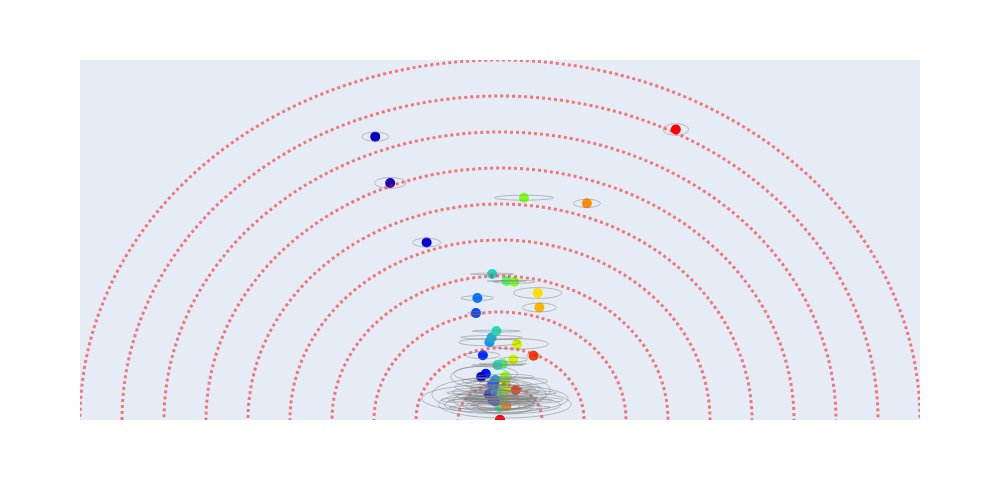

Notebook code for this chart:
### Code cell
fv.plot(dynamic=True, confidence=True, path='image_dir/bankrupcy.html')

### Figure 1 — Plotly figure (JSON) as saved in the notebook; plotly's stock layout.template omitted (floating-point values rounded to 4 significant figures; data arrays with more than 128 entries replaced by an {"elided": "..."} marker saying what was removed)
{"data": [{"customdata": {"elided": "66x4 mixed values"}, "hovertemplate": "<b>%{hovertext}</b><br><br><extra></extra>", "hovertext": ["net profit / total assets ", "total liabilities / total assets ", "working capital / total assets ", "current assets / short-term liabilities ", "[(cash + short-term securities + receivables - short-term liabilities) / (operating expenses - depreciation)] * 365 ", "retained earnings / total assets ", "EBIT / total assets ", "book value of equity / total liabilities ", "sales / total assets ", "equity / total assets ", "(gross profit + extraordinary items + financial expenses) / total assets ", "gross profit / short-term liabilities ", "(gross profit + depreciation) / sales ", "(gross profit + interest) / total assets ", "(total liabilities * 365) / (gross profit + depreciation) ", "(gross profit + depreciation) / total liabilities ", "total assets / total liabilities ", "gross profit / total assets ", "gross profit / sales ", "(inventory * 365) / sales ", "sales (n) / sales (n-1) ", "profit on operating activities / total assets ", "net profit / sales ", "gross profit (in 3 years) / total assets ", "(equity - share capital) / total assets ", "(net profit + depreciation) / total liabilities ", "profit on operating activities / financial expenses ", "working capital / fixed assets ", "logarithm of total assets ", "(total liabilities - cash) / sales ", "(gross profit + interest) / sales ", "(current liabilities * 365) / cost of products sold ", "operating expenses / short-term liabilities ", "operating expenses / total liabilities ", "profit on sales / total assets ", "total sales / total assets ", "(current assets - inventories) / long-term liabilities ", "constant capital / total assets ", "profit on sales / sales ", "(current assets - inventory - receivables) / short-term liabilities ", "total liabilities / ((profit on operating activities + depreciation) * (12/365)) ", "profit on operating activities / sales ", "rotation receivables + inventory turnover in days ", "(receivables * 365) / sales ", "net profit / inventory ", "(current assets - inventory) / short-term liabilities ", "(inventory * 365) / cost of products sold ", "EBITDA (profit on operating activities - depreciation) / total assets ", "EBITDA (profit on operating activities - depreciation) / sales ", "current assets / total liabilities ", "short-term liabilities / total assets ", "(short-term liabilities * 365) / cost of products sold) ", "equity / fixed assets ", "constant capital / fixed assets ", "working capital ", "(sales - cost of products sold) / sales ", "(current assets - inventory - short-term liabilities) / (sales - gross profit - depreciation) ", "total costs /total sales ", "long-term liabilities / equity ", "sales / inventory ", "sales / receivables ", "(short-term liabilities *365) / sales ", "sales / short-term liabilities ", "sales / fixed assets", "origin", ""], "legendgroup": "", "marker": {"color": [-0.2572, 0.04046, 0.1371, 0.04501, -0.03818, 0.3311, 0.008234, -0.116, 0.2912, -0.087, 0.422, -0.1904, -0.3407, 0.01702, -0.09866, -0.3779, -0.04603, -0.1219, -0.3587, 0.1972, -0.0298, -0.05402, -0.2233, 0.07056, 0.09219, -0.3609, 0.2495, 0.2633, 0.4212, -0.3185, -0.1982, -0.1677, -0.1884, 0.4785, -0.03497, -0.2527, 0.1427, 0.1902, -0.1578, 0.07011, 0.09826, -0.3557, 0.08129, 0.02226, -0.1344, 0.08817, 0.1501, 0.3643, -0.01197, -0.1621, 0.1856, -0.308, 0.1804, 0.1015, 0.1093, 0.05454, -0.04807, 0.1645, 0.183, 0.3327, 0.02373, -0.1897, -0.1546, -0.2236, -0.4785, 0.4785], "coloraxis": "coloraxis", "size": 10, "symbol": "circle"}, "mode": "markers", "name": "", "orientation": "v", "showlegend": false, "textfont": {"size": 15}, "type": "scatter", "x": [-0.03722, 0.01719, 0.006326, 0.007712, -0.006405, 0.2275, 0.0004954, -0.02766, 0.103, -0.02201, 0.04097, -0.06297, -0.1922, 0.001046, -0.01213, -0.2876, -0.02055, -0.009557, -0.04937, 0.008286, -0.001681, -0.003625, -0.04493, 0.006756, 0.06279, -0.3267, 0.09888, 0.0129, 0.08792, -0.02505, -0.01316, -0.01704, -0.014, 0.4605, -0.009505, -0.01551, 0.006146, 0.04477, -0.05927, 0.003, 0.013, -0.02916, 0.004937, 0.001426, -0.01168, 0.03736, 0.006999, 0.01642, -0.0004691, -0.01128, 0.03468, -0.01938, 0.009084, 0.006911, 0.01303, 0.004537, -0.00287, 0.01538, 0.01271, 0.0153, 0.001596, -0.02068, -0.01739, -0.0132, 0, 0], "xaxis": "x", "y": [0.1415, 0.4246, 0.04585, 0.1712, 0.1677, 0.662, 0.06016, 0.2375, 0.3437, 0.2523, 0.09125, 0.3266, 0.5421, 0.06144, 0.1226, 0.7243, 0.4462, 0.078, 0.1317, 0.04147, 0.0564, 0.06703, 0.1978, 0.09559, 0.6792, 0.8658, 0.388, 0.04787, 0.1963, 0.07597, 0.06555, 0.1007, 0.07343, 0.8877, 0.2717, 0.06007, 0.04276, 0.2325, 0.3725, 0.04272, 0.1319, 0.07849, 0.0606, 0.06407, 0.0864, 0.4226, 0.04628, 0.04308, 0.03919, 0.06895, 0.1847, 0.0609, 0.0498, 0.06785, 0.1187, 0.08311, 0.05966, 0.09267, 0.0687, 0.04427, 0.06723, 0.1077, 0.1116, 0.05805, 0, 0], "yaxis": "y"}], "layout": {"coloraxis": {"colorbar": {"title": {"text": "angles"}}, "colorscale": [[0, "rgb(150,0,90)"], [0.125, "rgb(0,0,200)"], [0.25, "rgb(0,25,255)"], [0.375, "rgb(0,152,255)"], [0.5, "rgb(44,255,150)"], [0.625, "rgb(151,255,0)"], [0.75, "rgb(255,234,0)"], [0.875, "rgb(255,111,0)"], [1, "rgb(255,0,0)"]], "showscale": false}, "height": 500, "legend": {"tracegroupgap": 0}, "margin": {"t": 60}, "shapes": [{"line": {"color": "red", "dash": "dot", "width": 3}, "opacity": 0.5, "type": "circle", "x0": 0.11, "x1": -0.11, "y0": 0.11, "y1": -0.11}, {"line": {"color": "red", "dash": "dot", "width": 3}, "opacity": 0.5, "type": "circle", "x0": 0.22, "x1": -0.22, "y0": 0.22, "y1": -0.22}, {"line": {"color": "red", "dash": "dot", "width": 3}, "opacity": 0.5, "type": "circle", "x0": 0.33, "x1": -0.33, "y0": 0.33, "y1": -0.33}, {"line": {"color": "red", "dash": "dot", "width": 3}, "opacity": 0.5, "type": "circle", "x0": 0.44, "x1": -0.44, "y0": 0.44, "y1": -0.44}, {"line": {"color": "red", "dash": "dot", "width": 3}, "opacity": 0.5, "type": "circle", "x0": 0.55, "x1": -0.55, "y0": 0.55, "y1": -0.55}, {"line": {"color": "red", "dash": "dot", "width": 3}, "opacity": 0.5, "type": "circle", "x0": 0.66, "x1": -0.66, "y0": 0.66, "y1": -0.66}, {"line": {"color": "red", "dash": "dot", "width": 3}, "opacity": 0.5, "type": "circle", "x0": 0.77, "x1": -0.77, "y0": 0.77, "y1": -0.77}, {"line": {"color": "red", "dash": "dot", "width": 3}, "opacity": 0.5, "type": "circle", "x0": 0.88, "x1": -0.88, "y0": 0.88, "y1": -0.88}, {"line": {"color": "red", "dash": "dot", "width": 3}, "opacity": 0.5, "type": "circle", "x0": 0.99, "x1": -0.99, "y0": 0.99, "y1": -0.99}, {"line": {"color": "red", "dash": "dot", "width": 3}, "opacity": 0.5, "type": "circle", "x0": 1.1, "x1": -1.1, "y0": 1.1, "y1": -1.1}, {"line": {"color": "gray", "dash": "solid", "width": 1}, "opacity": 0.5, "type": "circle", "x0": 0.0465, "x1": -0.1209, "y0": 0.1647, "y1": 0.1183}, {"line": {"color": "gray", "dash": "solid", "width": 1}, "opacity": 0.5, "type": "circle", "x0": 0.06757, "x1": -0.03319, "y0": 0.4261, "y1": 0.4231}, {"line": {"color": "gray", "dash": "solid", "width": 1}, "opacity": 0.5, "type": "circle", "x0": 0.1588, "x1": -0.1461, "y0": 0.07327, "y1": 0.01844}, {"line": {"color": "gray", "dash": "solid", "width": 1}, "opacity": 0.5, "type": "circle", "x0": 0.06969, "x1": -0.05427, "y0": 0.174, "y1": 0.1685}, {"line": {"color": "gray", "dash": "solid", "width": 1}, "opacity": 0.5, "type": "circle", "x0": 0.06085, "x1": -0.07366, "y0": 0.1697, "y1": 0.1657}, {"line": {"color": "gray", "dash": "solid", "width": 1}, "opacity": 0.5, "type": "circle", "x0": 0.2629, "x1": 0.1922, "y0": 0.6744, "y1": 0.6495}, {"line": {"color": "gray", "dash": "solid", "width": 1}, "opacity": 0.5, "type": "circle", "x0": 0.1378, "x1": -0.1368, "y0": 0.06528, "y1": 0.05505}, {"line": {"color": "gray", "dash": "solid", "width": 1}, "opacity": 0.5, "type": "circle", "x0": 0.05291, "x1": -0.1082, "y0": 0.2485, "y1": 0.2264}, {"line": {"color": "gray", "dash": "solid", "width": 1}, "opacity": 0.5, "type": "circle", "x0": 0.1475, "x1": 0.05857, "y0": 0.3573, "y1": 0.3302}, {"line": {"color": "gray", "dash": "solid", "width": 1}, "opacity": 0.5, "type": "circle", "x0": 0.05853, "x1": -0.1025, "y0": 0.258, "y1": 0.2466}, {"line": {"color": "gray", "dash": "solid", "width": 1}, "opacity": 0.5, "type": "circle", "x0": 0.1322, "x1": -0.05022, "y0": 0.1303, "y1": 0.0522}, {"line": {"color": "gray", "dash": "solid", "width": 1}, "opacity": 0.5, "type": "circle", "x0": -0.04143, "x1": -0.08451, "y0": 0.331, "y1": 0.3223}, {"line": {"color": "gray", "dash": "solid", "width": 1}, "opacity": 0.5, "type": "circle", "x0": -0.1554, "x1": -0.229, "y0": 0.5556, "y1": 0.5287}, {"line": {"color": "gray", "dash": "solid", "width": 1}, "opacity": 0.5, "type": "circle", "x0": 0.08457, "x1": -0.08248, "y0": 0.0661, "y1": 0.05678}, {"line": {"color": "gray", "dash": "solid", "width": 1}, "opacity": 0.5, "type": "circle", "x0": 0.04474, "x1": -0.069, "y0": 0.1284, "y1": 0.1167}, {"line": {"color": "gray", "dash": "solid", "width": 1}, "opacity": 0.5, "type": "circle", "x0": -0.2461, "x1": -0.3291, "y0": 0.7411, "y1": 0.7076}, {"line": {"color": "gray", "dash": "solid", "width": 1}, "opacity": 0.5, "type": "circle", "x0": 0.03551, "x1": -0.07662, "y0": 0.4488, "y1": 0.4435}, {"line": {"color": "gray", "dash": "solid", "width": 1}, "opacity": 0.5, "type": "circle", "x0": 0.04391, "x1": -0.06303, "y0": 0.08458, "y1": 0.07142}, {"line": {"color": "gray", "dash": "solid", "width": 1}, "opacity": 0.5, "type": "circle", "x0": 0.02978, "x1": -0.1285, "y0": 0.1637, "y1": 0.0997}, {"line": {"color": "gray", "dash": "solid", "width": 1}, "opacity": 0.5, "type": "circle", "x0": 0.1079, "x1": -0.09136, "y0": 0.06078, "y1": 0.02216}, {"line": {"color": "gray", "dash": "solid", "width": 1}, "opacity": 0.5, "type": "circle", "x0": 0.07059, "x1": -0.07395, "y0": 0.05716, "y1": 0.05564}, {"line": {"color": "gray", "dash": "solid", "width": 1}, "opacity": 0.5, "type": "circle", "x0": 0.09702, "x1": -0.1043, "y0": 0.06928, "y1": 0.06479}, {"line": {"color": "gray", "dash": "solid", "width": 1}, "opacity": 0.5, "type": "circle", "x0": -0.0004901, "x1": -0.08936, "y0": 0.2084, "y1": 0.1873}, {"line": {"color": "gray", "dash": "solid", "width": 1}, "opacity": 0.5, "type": "circle", "x0": 0.09387, "x1": -0.08036, "y0": 0.1008, "y1": 0.09041}, {"line": {"color": "gray", "dash": "solid", "width": 1}, "opacity": 0.5, "type": "circle", "x0": 0.1401, "x1": -0.01449, "y0": 0.6867, "y1": 0.6717}, {"line": {"color": "gray", "dash": "solid", "width": 1}, "opacity": 0.5, "type": "circle", "x0": -0.2914, "x1": -0.3621, "y0": 0.8798, "y1": 0.8518}, {"line": {"color": "gray", "dash": "solid", "width": 1}, "opacity": 0.5, "type": "circle", "x0": 0.162, "x1": 0.03574, "y0": 0.4045, "y1": 0.3715}, {"line": {"color": "gray", "dash": "solid", "width": 1}, "opacity": 0.5, "type": "circle", "x0": 0.1872, "x1": -0.1614, "y0": 0.08971, "y1": 0.006032}, {"line": {"color": "gray", "dash": "solid", "width": 1}, "opacity": 0.5, "type": "circle", "x0": 0.1064, "x1": 0.06941, "y0": 0.2046, "y1": 0.1879}, {"line": {"color": "gray", "dash": "solid", "width": 1}, "opacity": 0.5, "type": "circle", "x0": 0.03519, "x1": -0.08529, "y0": 0.09648, "y1": 0.05546}, {"line": {"color": "gray", "dash": "solid", "width": 1}, "opacity": 0.5, "type": "circle", "x0": 0.1788, "x1": -0.2052, "y0": 0.1082, "y1": 0.02292}, {"line": {"color": "gray", "dash": "solid", "width": 1}, "opacity": 0.5, "type": "circle", "x0": 0.08374, "x1": -0.1178, "y0": 0.12, "y1": 0.08139}, {"line": {"color": "gray", "dash": "solid", "width": 1}, "opacity": 0.5, "type": "circle", "x0": 0.08478, "x1": -0.1128, "y0": 0.09214, "y1": 0.05472}, {"line": {"color": "gray", "dash": "solid", "width": 1}, "opacity": 0.5, "type": "circle", "x0": 0.4944, "x1": 0.4266, "y0": 0.9054, "y1": 0.87}, {"line": {"color": "gray", "dash": "solid", "width": 1}, "opacity": 0.5, "type": "circle", "x0": 0.05335, "x1": -0.07236, "y0": 0.2746, "y1": 0.2688}, {"line": {"color": "gray", "dash": "solid", "width": 1}, "opacity": 0.5, "type": "circle", "x0": 0.09155, "x1": -0.1226, "y0": 0.08928, "y1": 0.03085}, {"line": {"color": "gray", "dash": "solid", "width": 1}, "opacity": 0.5, "type": "circle", "x0": 0.08398, "x1": -0.07169, "y0": 0.05524, "y1": 0.03028}, {"line": {"color": "gray", "dash": "solid", "width": 1}, "opacity": 0.5, "type": "circle", "x0": 0.1266, "x1": -0.03704, "y0": 0.2485, "y1": 0.2165}, {"line": {"color": "gray", "dash": "solid", "width": 1}, "opacity": 0.5, "type": "circle", "x0": -0.01634, "x1": -0.1022, "y0": 0.3798, "y1": 0.3653}, {"line": {"color": "gray", "dash": "solid", "width": 1}, "opacity": 0.5, "type": "circle", "x0": 0.08534, "x1": -0.07934, "y0": 0.05056, "y1": 0.03488}, {"line": {"color": "gray", "dash": "solid", "width": 1}, "opacity": 0.5, "type": "circle", "x0": 0.08897, "x1": -0.06297, "y0": 0.1398, "y1": 0.124}, {"line": {"color": "gray", "dash": "solid", "width": 1}, "opacity": 0.5, "type": "circle", "x0": 0.1204, "x1": -0.1787, "y0": 0.1282, "y1": 0.02883}, {"line": {"color": "gray", "dash": "solid", "width": 1}, "opacity": 0.5, "type": "circle", "x0": 0.1646, "x1": -0.1547, "y0": 0.07254, "y1": 0.04866}, {"line": {"color": "gray", "dash": "solid", "width": 1}, "opacity": 0.5, "type": "circle", "x0": 0.09242, "x1": -0.08957, "y0": 0.06527, "y1": 0.06286}, {"line": {"color": "gray", "dash": "solid", "width": 1}, "opacity": 0.5, "type": "circle", "x0": 0.1028, "x1": -0.1262, "y0": 0.1003, "y1": 0.07253}, {"line": {"color": "gray", "dash": "solid", "width": 1}, "opacity": 0.5, "type": "circle", "x0": 0.09205, "x1": -0.01733, "y0": 0.4272, "y1": 0.4179}, {"line": {"color": "gray", "dash": "solid", "width": 1}, "opacity": 0.5, "type": "circle", "x0": 0.02955, "x1": -0.01555, "y0": 0.04957, "y1": 0.043}, {"line": {"color": "gray", "dash": "solid", "width": 1}, "opacity": 0.5, "type": "circle", "x0": 0.05178, "x1": -0.01893, "y0": 0.05694, "y1": 0.02922}, {"line": {"color": "gray", "dash": "solid", "width": 1}, "opacity": 0.5, "type": "circle", "x0": 0.1324, "x1": -0.1334, "y0": 0.04537, "y1": 0.033}, {"line": {"color": "gray", "dash": "solid", "width": 1}, "opacity": 0.5, "type": "circle", "x0": 0.05136, "x1": -0.07391, "y0": 0.07714, "y1": 0.06075}, {"line": {"color": "gray", "dash": "solid", "width": 1}, "opacity": 0.5, "type": "circle", "x0": 0.07253, "x1": -0.003168, "y0": 0.1916, "y1": 0.1779}, {"line": {"color": "gray", "dash": "solid", "width": 1}, "opacity": 0.5, "type": "circle", "x0": 0.04837, "x1": -0.08713, "y0": 0.08454, "y1": 0.03727}, {"line": {"color": "gray", "dash": "solid", "width": 1}, "opacity": 0.5, "type": "circle", "x0": 0.08802, "x1": -0.06985, "y0": 0.06624, "y1": 0.03336}, {"line": {"color": "gray", "dash": "solid", "width": 1}, "opacity": 0.5, "type": "circle", "x0": 0.0477, "x1": -0.03388, "y0": 0.07228, "y1": 0.06342}, {"line": {"color": "gray", "dash": "solid", "width": 1}, "opacity": 0.5, "type": "circle", "x0": 0.1251, "x1": -0.09906, "y0": 0.1319, "y1": 0.1056}, {"line": {"color": "gray", "dash": "solid", "width": 1}, "opacity": 0.5, "type": "circle", "x0": 0.1484, "x1": -0.1393, "y0": 0.09109, "y1": 0.07513}, {"line": {"color": "gray", "dash": "solid", "width": 1}, "opacity": 0.5, "type": "circle", "x0": 0.0918, "x1": -0.09754, "y0": 0.06371, "y1": 0.05561}, {"line": {"color": "gray", "dash": "solid", "width": 1}, "opacity": 0.5, "type": "circle", "x0": 0.1074, "x1": -0.07659, "y0": 0.1068, "y1": 0.07858}, {"line": {"color": "gray", "dash": "solid", "width": 1}, "opacity": 0.5, "type": "circle", "x0": 0.1152, "x1": -0.08979, "y0": 0.08868, "y1": 0.04872}, {"line": {"color": "gray", "dash": "solid", "width": 1}, "opacity": 0.5, "type": "circle", "x0": 0.08988, "x1": -0.05928, "y0": 0.0701, "y1": 0.01845}, {"line": {"color": "gray", "dash": "solid", "width": 1}, "opacity": 0.5, "type": "circle", "x0": 0.09957, "x1": -0.09638, "y0": 0.07147, "y1": 0.063}, {"line": {"color": "gray", "dash": "solid", "width": 1}, "opacity": 0.5, "type": "circle", "x0": 0.04985, "x1": -0.09121, "y0": 0.1192, "y1": 0.09617}, {"line": {"color": "gray", "dash": "solid", "width": 1}, "opacity": 0.5, "type": "circle", "x0": 0.01997, "x1": -0.05475, "y0": 0.1182, "y1": 0.105}, {"line": {"color": "gray", "dash": "solid", "width": 1}, "opacity": 0.5, "type": "circle", "x0": 0.02593, "x1": -0.05233, "y0": 0.06779, "y1": 0.04832}], "showlegend": false, "width": 1000, "xaxis": {"anchor": "y", "domain": [0, 1], "range": [-1.1, 1.1], "showticklabels": false, "title": {"text": "x"}, "visible": false}, "yaxis": {"anchor": "x", "domain": [0, 1], "range": [0, 1.1], "showticklabels": false, "title": {"text": "y"}, "visible": false}}}
